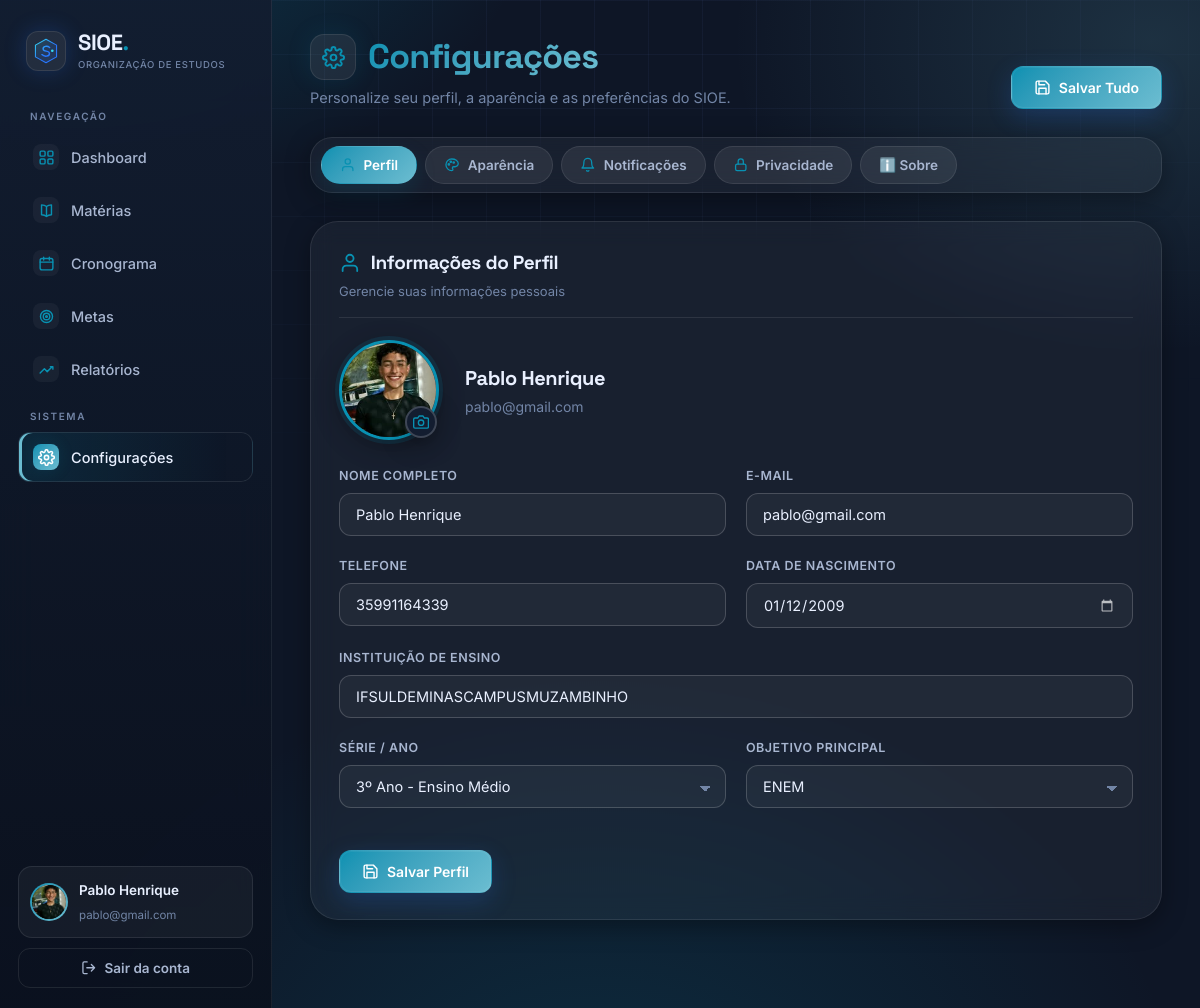
The page /configuracoes/ (signed in) on the database its author committed.
### core/models.py (models this page shows, shortened)
class Perfil(models.Model):
    OBJETIVO_CHOICES = [
        ('ENEM', 'ENEM'),
        ('VESTIBULAR', 'Vestibular'),
        ('CONCURSO', 'Concurso'),
        ('ESTUDOS_GERAIS', 'Estudos Gerais'),
    ]
    SERIE_CHOICES = [
        ('1EM', '1º Ano - Ensino Medio'),
        ('2EM', '2º Ano - Ensino Medio'),
        ('3EM', '3º Ano - Ensino Medio'),
        ('CURSINHO', 'Cursinho Pre-Vestibular'),
        ('SUPERIOR', 'Ensino Superior'),
    ]
    usuario = models.OneToOneField(User, on_delete=models.CASCADE, related_name='perfil')
    telefone = models.CharField('Telefone', max_length=20, blank=True, null=True)
    data_nascimento = models.DateField('Data de Nascimento', blank=True, null=True)
    instituicao = models.CharField('Instituicao de Ensino', max_length=200, blank=True, null=True)
    serie = models.CharField('Serie', max_length=20, choices=SERIE_CHOICES, blank=True, null=True)
    objetivo = models.CharField('Objetivo', max_length=20, choices=OBJETIVO_CHOICES, default='ENEM')
    avatar = models.ImageField('Avatar', upload_to='avatars/', blank=True, null=True)
    data_cadastro = models.DateTimeField('Data de Cadastro', auto_now_add=True)

### core/views.py (the view, shortened to what this page needs)
@login_required
def configuracoes_view(request):
    user = request.user
    perfil, _ = Perfil.objects.get_or_create(usuario=user)
    config, _ = Configuracao.objects.get_or_create(usuario=user)
    return render(request, 'core/configuracoes.html', {'perfil': perfil, 'config': config, 'user': user})

### core/context_processors.py (called while the page is built)
def user_context(request):
    context = {}
    if request.user.is_authenticated:
        config, _ = Configuracao.objects.get_or_create(usuario=request.user)
        perfil, _ = Perfil.objects.get_or_create(usuario=request.user)
        context['config'] = config
        context['perfil'] = perfil
    return context

### core/templates/core/configuracoes.html (shortened to what this page needs)
{% extends 'core/base.html' %}
{% load static %}
{% block content %}
<header class="page-head fade-in">
    <div>
        <h1 class="page-title"><span class="emoji"><svg class="ico-svg" aria-hidden="true"><use href="#i-settings"></use></svg></span> <em>Configurações</em></h1>
        <p class="page-sub">Personalize seu perfil, a aparência e as preferências do SIOE.</p>
    </div>
    <div class="page-actions">
        <button onclick="salvarTudo()" class="btn btn-primary"><svg class="ico-svg" aria-hidden="true"><use href="#i-save"></use></svg> Salvar Tudo</button>
    </div>
</header>
<div class="config-tabs fade-in">
    <button class="config-tab active" onclick="switchTab('perfil', this)"><svg class="ico-svg" aria-hidden="true"><use href="#i-user"></use></svg> Perfil</button>
    <button class="config-tab" onclick="switchTab('aparencia', this)"><svg class="ico-svg" aria-hidden="true"><use href="#i-palette"></use></svg> Aparência</button>
    <button class="config-tab" onclick="switchTab('notificacoes', this)"><svg class="ico-svg" aria-hidden="true"><use href="#i-bell"></use></svg> Notificações</button>
    <button class="config-tab" onclick="switchTab('privacidade', this)"><svg class="ico-svg" aria-hidden="true"><use href="#i-lock"></use></svg> Privacidade</button>
    <button class="config-tab" onclick="switchTab('sobre', this)">ℹ️ Sobre</button>
</div>
<div class="config-section active" id="sec-perfil">
    <div class="config-card">
        <div class="config-card-header">
            <div>
                <h3><svg class="ico-svg" aria-hidden="true"><use href="#i-user"></use></svg> Informações do Perfil</h3>
                <p>Gerencie suas informações pessoais</p>
            </div>
        </div>
        <div class="profile-section">
            <div class="avatar-container">
                {% if perfil.avatar %}
                    <img class="avatar-preview" src="{{ perfil.avatar.url }}" alt="Avatar" style="border:3px solid {{ config.cor_primaria|default:'#2878FF' }};">
                {% else %}
                    <div class="avatar-placeholder avatar-preview" id="avatarPreview" style="border:3px solid {{ config.cor_primaria|default:'#2878FF' }};">
                        <img src="{% static 'core/img/avatar-default.svg' %}" alt="Foto de perfil padrão">
                    </div>
                {% endif %}
                <label class="avatar-edit-btn" for="fotoInput" title="Alterar foto"><svg class="ico-svg" aria-hidden="true"><use href="#i-camera"></use></svg></label>
            </div>
            <div>
                <h4 class="profile-name" id="profileNameDisplay">{{ user.get_full_name|default:user.username }}</h4>
                <p class="profile-email" id="profileEmailDisplay">{{ user.email }}</p>
            </div>
        </div>
        <form id="perfilForm">
            <div class="form-row">
                <div class="form-group">
                    <label>Nome Completo</label>
                    <input type="text" class="form-input" id="inputName" value="{{ user.get_full_name|default:user.username }}">
                </div>
                <div class="form-group">
                    <label>E-mail</label>
                    <input type="email" class="form-input" id="inputEmail" value="{{ user.email }}">
                </div>
            </div>
            <div class="form-row">
                <div class="form-group">
                    <label>Telefone</label>
                    <input type="tel" class="form-input" id="inputPhone" value="{{ perfil.telefone|default:'' }}">
                </div>
                <div class="form-group">
                    <label>Data de Nascimento</label>
                    <input type="date" class="form-input" id="inputBirth" value="{{ perfil.data_nascimento|date:'Y-m-d' }}">
                </div>
            </div>
            <div class="form-group">
                <label>Instituição de Ensino</label>
                <input type="text" class="form-input" id="inputSchool" value="{{ perfil.instituicao|default:'' }}">
            </div>
            <div class="form-row">
                <div class="form-group">
                    <label>Série / Ano</label>
                    <select class="form-input" id="inputGrade">
                        <option value="3EM" {% if perfil.serie == '3EM' %}selected{% endif %}>3º Ano - Ensino Médio</option>
                    </select>
                </div>
                <div class="form-group">
                    <label>Objetivo Principal</label>
                    <select class="form-input" id="inputGoal">
                        <option value="ENEM" {% if perfil.objetivo == 'ENEM' %}selected{% endif %}>ENEM</option>
                    </select>
                </div>
            </div>
            <div class="action-buttons">
                <button type="button" class="btn btn-primary" onclick="salvarPerfil()"><svg class="ico-svg" aria-hidden="true"><use href="#i-save"></use></svg> Salvar Perfil</button>
            </div>
        </form>
    </div>
</div>
{% endblock %}

### core/templates/core/base.html (shortened to what this page needs)
{% load static %}
<!DOCTYPE html>
<html lang="pt-BR" data-theme="{{ config.tema|default:'light' }}">
<head>
</head>
<body data-theme="{{ config.tema|default:'light' }}">
<div class="bg-fx" aria-hidden="true"></div>
{% block nav %}
<aside class="sidebar" id="sidebar">
    <a class="brand" href="{% url 'core:dashboard' %}">
        <span class="brand-logo"><img src="{% static 'core/img/logo.svg' %}" alt="SIOE"></span>
        <span>
            <span class="brand-name">SIOE<span>.</span></span>
            <span class="brand-sub">Organização de Estudos</span>
        </span>
    </a>
    <div class="nav-label">Navegação</div>
    <nav class="nav">
        {% with rota=request.resolver_match.url_name %}
        <a class="nav-item{% if rota == 'dashboard' %} active{% endif %}" href="{% url 'core:dashboard' %}"><span class="ico"><svg class="ico-svg"><use href="#i-grid"/></svg></span> Dashboard</a>
        <a class="nav-item" href="{% url 'core:materias' %}"><span class="ico"><svg class="ico-svg"><use href="#i-book"/></svg></span> Matérias</a>
        <a class="nav-item{% if rota == 'cronogramas' or rota == 'atividade_delete' %} active{% endif %}" href="{% url 'core:cronogramas' %}"><span class="ico"><svg class="ico-svg"><use href="#i-calendar"/></svg></span> Cronograma</a>
        <a class="nav-item{% if rota == 'metas' or rota == 'meta_edit' or rota == 'meta_delete' %} active{% endif %}" href="{% url 'core:metas' %}"><span class="ico"><svg class="ico-svg"><use href="#i-target"/></svg></span> Metas</a>
        <a class="nav-item{% if rota == 'relatorios' %} active{% endif %}" href="{% url 'core:relatorios' %}"><span class="ico"><svg class="ico-svg"><use href="#i-trending-up"/></svg></span> Relatórios</a>
        {% endwith %}
    </nav>
    <div class="nav-label">Sistema</div>
    <nav class="nav">
        <a class="nav-item{% if request.resolver_match.url_name == 'configuracoes' %} active{% endif %}" href="{% url 'core:configuracoes' %}"><span class="ico"><svg class="ico-svg"><use href="#i-settings"/></svg></span> Configurações</a>
    </nav>
    <div class="sidebar-foot">
        <div class="user-chip">
            {% if perfil and perfil.avatar %}
                <img src="{{ perfil.avatar.url }}" alt="Avatar">
            {% else %}
                <span class="avatar-fallback">{{ user.first_name|default:user.username|first|upper }}</span>
            {% endif %}
            <span style="min-width:0;">
                <span class="u-name">{{ user.get_full_name|default:user.username }}</span>
                <span class="u-mail">{{ user.email|default:"Estudante" }}</span>
            </span>
        </div>
        <form method="post" action="{% url 'core:logout' %}" style="margin:0;">
            <button type="submit" class="btn-logout"><svg class="ico-svg" aria-hidden="true"><use href="#i-log-out"/></svg> Sair da conta</button>
        </form>
    </div>
</aside>
{% endblock %}
<main class="main{% block content_class %}{% endblock %}">
    {% block content %}{% endblock %}
</main>
</body>
</html>

### core/templates/core/configuracoes.html (style rules this page uses)
.config-tabs { display: flex; gap: 8px; flex-wrap: wrap; margin-bottom: 28px; padding: 8px 10px; background: var(--panel); border: 1px solid var(--stroke); border-radius: var(--r-lg); box-shadow: var(--sh-1); backdrop-filter: blur(12px); -webkit-backdrop-filter: blur(12px); }
.config-tab { display: flex; align-items: center; gap: 8px; padding: 10px 18px; border: 1px solid var(--stroke); border-radius: 99px; background: var(--panel-2); color: var(--txt-2); font-family: inherit; font-size: 13.5px; font-weight: 600; cursor: pointer; transition: all .22s ease; }
.config-tab.active { background: var(--accent-grad-full); border-color: transparent; color: var(--accent-contrast); box-shadow: 0 8px 22px var(--accent-soft); }
.config-section { display: none; animation: fadeIn .4s ease; }
.config-section.active { display: block; }
.config-card { background: var(--panel); border: 1px solid var(--stroke); border-radius: var(--r-xl); padding: 26px 28px; box-shadow: var(--sh-1); backdrop-filter: blur(12px); -webkit-backdrop-filter: blur(12px); margin-bottom: 24px; transition: all .3s ease; }
.config-card-header { display: flex; justify-content: space-between; align-items: flex-start; margin-bottom: 22px; padding-bottom: 16px; border-bottom: 1px solid var(--stroke); flex-wrap: wrap; gap: 12px; }
.config-card-header h3 { font-size: 19px; font-weight: 700; color: var(--txt); display: flex; align-items: center; gap: 10px; }
.config-card-header p { font-size: 13px; color: var(--txt-3); font-weight: 400; margin-top: 2px; }
.form-group { margin-bottom: 20px; }
.form-group label { display: block; margin-bottom: 7px; font-size: 12.5px; font-weight: 600; letter-spacing: .04em; text-transform: uppercase; color: var(--txt-2); }
.form-input { width: 100%; padding: 12px 16px; font-family: inherit; font-size: 14.5px; color: var(--txt); background: var(--panel); border: 1px solid var(--stroke-2); border-radius: 12px; outline: none; transition: all .2s ease; }
.form-input::placeholder { color: var(--txt-3); }
select.form-input { appearance: none; -webkit-appearance: none; background-image: linear-gradient(45deg, transparent 50%, var(--txt-3) 50%), linear-gradient(135deg, var(--txt-3) 50%, transparent 50%); background-position: calc(100% - 20px) calc(50% + 2px), calc(100% - 14px) calc(50% + 2px); background-size: 6px 6px, 6px 6px; background-repeat: no-repeat; padding-right: 38px; }
select.form-input option { background: var(--panel-solid); color: var(--txt); }
.form-row { display: grid; grid-template-columns: 1fr 1fr; gap: 20px; }
.profile-section { display: flex; align-items: center; gap: 26px; margin-bottom: 26px; flex-wrap: wrap; }
.avatar-container { position: relative; width: 100px; height: 100px; border-radius: 50%; flex-shrink: 0; box-shadow: 0 0 0 4px var(--accent-soft), var(--sh-1); }
.avatar-preview { display: block; width: 100%; height: 100%; border-radius: 50%; object-fit: cover; }
.avatar-edit-btn { position: absolute; bottom: 2px; right: 2px; width: 32px; height: 32px; display: flex; align-items: center; justify-content: center; background: var(--panel-solid); border: 2px solid var(--stroke-2); border-radius: 50%; color: var(--txt); font-size: 14px; box-shadow: var(--sh-1); cursor: pointer; text-decoration: none; transition: all .3s ease; }
.profile-name { font-size: 20px; font-weight: 700; color: var(--txt); margin-bottom: 2px; }
.profile-email { font-size: 14px; color: var(--txt-3); }
.action-buttons { display: flex; gap: 12px; flex-wrap: wrap; margin-top: 22px; }

### rows shown on the page
Perfil: avatar (picture), telefone "35991164339", data_nascimento "01/12/2009", instituicao "IFSULDEMINASCAMPUSMUZAMBINHO", serie "3º Ano - Ensino Médio", objetivo "ENEM"

### other values the page prints
{{ user.get_full_name|default:user.username }} "Pablo Henrique"
{{ user.email|default:"Estudante" }} "pablo@gmail.com"
{{ user.email }} "pablo@gmail.com"
